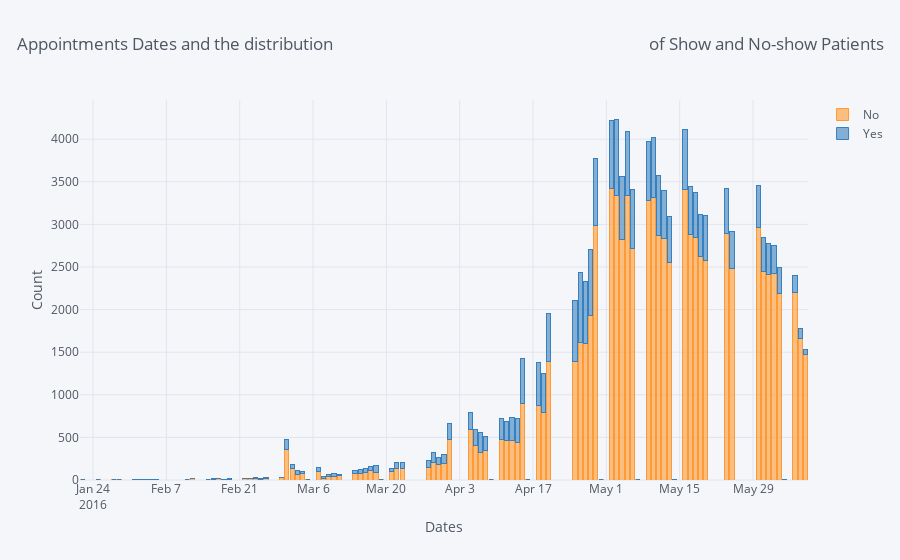

This figure's notebook cell:
### Code cell
df_train.groupby([df_train.ScheduledDay.dt.date, 
                  'No-show' ])['PatientId'].count().unstack().fillna(0).iplot(kind='bar', 
                                                                              barmode='stack',
                                                                              title='Appointments Dates and the distribution \
                                                                              of Show and No-show Patients',
                                                                              xTitle='Dates',
                                                                              yTitle='Count '
                                                                             )

### Figure 1 — Plotly figure (JSON) as saved in the notebook; plotly's stock layout.template omitted (floating-point values rounded to 4 significant figures)
{"data": [{"marker": {"color": "rgba(255, 153, 51, 0.6)", "line": {"color": "rgba(255, 153, 51, 1.0)", "width": 1}}, "name": "No", "orientation": "v", "text": "", "type": "bar", "uid": "f4cde86a-5393-4453-bf13-ac70c1d241d5", "x": ["2016-01-22", "2016-01-25", "2016-01-28", "2016-01-29", "2016-02-01", "2016-02-02", "2016-02-03", "2016-02-04", "2016-02-05", "2016-02-11", "2016-02-12", "2016-02-15", "2016-02-16", "2016-02-17", "2016-02-18", "2016-02-19", "2016-02-22", "2016-02-23", "2016-02-24", "2016-02-25", "2016-02-26", "2016-02-29", "2016-03-01", "2016-03-02", "2016-03-03", "2016-03-04", "2016-03-05", "2016-03-07", "2016-03-08", "2016-03-09", "2016-03-10", "2016-03-11", "2016-03-14", "2016-03-15", "2016-03-16", "2016-03-17", "2016-03-18", "2016-03-19", "2016-03-21", "2016-03-22", "2016-03-23", "2016-03-28", "2016-03-29", "2016-03-30", "2016-03-31", "2016-04-01", "2016-04-05", "2016-04-06", "2016-04-07", "2016-04-08", "2016-04-09", "2016-04-11", "2016-04-12", "2016-04-13", "2016-04-14", "2016-04-15", "2016-04-16", "2016-04-18", "2016-04-19", "2016-04-20", "2016-04-25", "2016-04-26", "2016-04-27", "2016-04-28", "2016-04-29", "2016-04-30", "2016-05-02", "2016-05-03", "2016-05-04", "2016-05-05", "2016-05-06", "2016-05-07", "2016-05-09", "2016-05-10", "2016-05-11", "2016-05-12", "2016-05-13", "2016-05-14", "2016-05-16", "2016-05-17", "2016-05-18", "2016-05-19", "2016-05-20", "2016-05-24", "2016-05-25", "2016-05-30", "2016-05-31", "2016-06-01", "2016-06-02", "2016-06-03", "2016-06-04", "2016-06-06", "2016-06-07", "2016-06-08"], "y": [1, 1, 1, 2, 6, 1, 1, 2, 7, 5, 14, 1, 5, 13, 7, 11, 18, 18, 23, 5, 21, 25, 362, 134, 70, 77, 1, 99, 23, 38, 44, 49, 71, 79, 88, 106, 88, 1, 97, 134, 130, 148, 205, 185, 189, 470, 592, 406, 318, 342, 1, 481, 467, 461, 446, 903, 1, 880, 787, 1394, 1394, 1616, 1605, 1934, 2986, 6, 3417, 3344, 2827, 3341, 2723, 2, 3286, 3318, 2871, 2835, 2549, 10, 3409, 2882, 2847, 2628, 2579, 2898, 2479, 2960, 2443, 2407, 2427, 2191, 1, 2204, 1664, 1469]}, {"marker": {"color": "rgba(55, 128, 191, 0.6)", "line": {"color": "rgba(55, 128, 191, 1.0)", "width": 1}}, "name": "Yes", "orientation": "v", "text": "", "type": "bar", "uid": "5d2c333e-c1f9-4458-a327-5c61611f2152", "x": ["2016-01-22", "2016-01-25", "2016-01-28", "2016-01-29", "2016-02-01", "2016-02-02", "2016-02-03", "2016-02-04", "2016-02-05", "2016-02-11", "2016-02-12", "2016-02-15", "2016-02-16", "2016-02-17", "2016-02-18", "2016-02-19", "2016-02-22", "2016-02-23", "2016-02-24", "2016-02-25", "2016-02-26", "2016-02-29", "2016-03-01", "2016-03-02", "2016-03-03", "2016-03-04", "2016-03-05", "2016-03-07", "2016-03-08", "2016-03-09", "2016-03-10", "2016-03-11", "2016-03-14", "2016-03-15", "2016-03-16", "2016-03-17", "2016-03-18", "2016-03-19", "2016-03-21", "2016-03-22", "2016-03-23", "2016-03-28", "2016-03-29", "2016-03-30", "2016-03-31", "2016-04-01", "2016-04-05", "2016-04-06", "2016-04-07", "2016-04-08", "2016-04-09", "2016-04-11", "2016-04-12", "2016-04-13", "2016-04-14", "2016-04-15", "2016-04-16", "2016-04-18", "2016-04-19", "2016-04-20", "2016-04-25", "2016-04-26", "2016-04-27", "2016-04-28", "2016-04-29", "2016-04-30", "2016-05-02", "2016-05-03", "2016-05-04", "2016-05-05", "2016-05-06", "2016-05-07", "2016-05-09", "2016-05-10", "2016-05-11", "2016-05-12", "2016-05-13", "2016-05-14", "2016-05-16", "2016-05-17", "2016-05-18", "2016-05-19", "2016-05-20", "2016-05-24", "2016-05-25", "2016-05-30", "2016-05-31", "2016-06-01", "2016-06-02", "2016-06-03", "2016-06-04", "2016-06-06", "2016-06-07", "2016-06-08"], "y": [0, 0, 0, 0, 1, 2, 1, 1, 3, 0, 2, 0, 11, 4, 1, 3, 2, 5, 6, 18, 13, 5, 108, 49, 37, 27, 0, 44, 23, 21, 31, 21, 38, 42, 43, 55, 79, 0, 41, 66, 80, 81, 120, 76, 114, 189, 195, 192, 242, 164, 0, 241, 225, 268, 272, 518, 0, 504, 459, 558, 715, 815, 725, 774, 792, 0, 799, 893, 739, 753, 691, 0, 683, 705, 704, 568, 544, 1, 709, 565, 531, 494, 528, 523, 439, 491, 402, 369, 330, 306, 0, 198, 115, 68]}], "layout": {"barmode": "stack", "legend": {"bgcolor": "#F5F6F9", "font": {"color": "#4D5663"}, "traceorder": "normal"}, "paper_bgcolor": "#F5F6F9", "plot_bgcolor": "#F5F6F9", "title": {"font": {"color": "#4D5663"}, "text": "Appointments Dates and the distribution                                                                               of Show and No-show Patients"}, "xaxis": {"gridcolor": "#E1E5ED", "showgrid": true, "tickfont": {"color": "#4D5663"}, "title": {"font": {"color": "#4D5663"}, "text": "Dates"}, "zerolinecolor": "#E1E5ED", "type": "date", "range": ["2016-01-21 12:00", "2016-06-08 12:00"], "autorange": true}, "yaxis": {"gridcolor": "#E1E5ED", "showgrid": true, "tickfont": {"color": "#4D5663"}, "title": {"font": {"color": "#4D5663"}, "text": "Count "}, "zerolinecolor": "#E1E5ED", "type": "linear", "range": [0, 4460], "autorange": true}, "autosize": true}}
